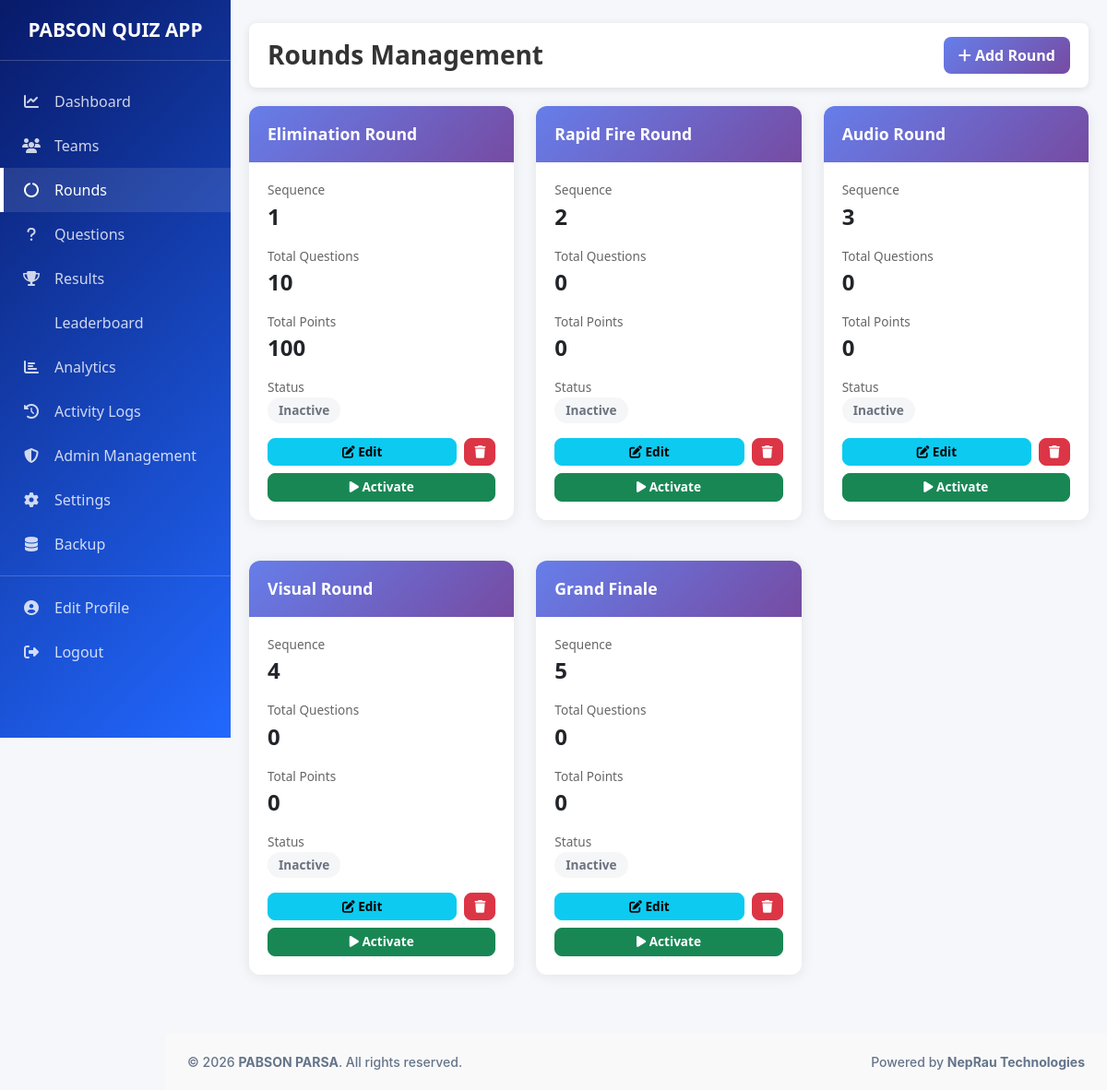
The page /admin/rounds.php (signed in) on the database its author committed.
### tables this page shows
CREATE TABLE `rounds` (
  `id` INT PRIMARY KEY AUTO_INCREMENT,
  `name` VARCHAR(255) NOT NULL,
  `description` TEXT,
  `sequence` INT NOT NULL,
  `status` ENUM('active', 'inactive', 'locked', 'completed') DEFAULT 'inactive',
  `time_per_question` INT DEFAULT 30 COMMENT 'Time in seconds',
  `total_questions` INT DEFAULT 0,
  `total_marks` INT DEFAULT 0,
  `is_active` TINYINT(1) DEFAULT 0,
  `created_at` TIMESTAMP DEFAULT CURRENT_TIMESTAMP,
  `updated_at` TIMESTAMP DEFAULT CURRENT_TIMESTAMP ON UPDATE CURRENT_TIMESTAMP,
  INDEX `idx_sequence` (`sequence`),
  INDEX `idx_status` (`status`),
  INDEX `idx_is_active` (`is_active`)
);

### includes/Database.php (called while the page is built, shortened)
<?php
class Database
{
    private static $instance = null;
    private $connection;
    private $stmt;
    public static function getInstance()
    {
        if (self::$instance === null) {
            self::$instance = new self();
        }
        return self::$instance;
    }
    private function connect()
    {
        $dsn = 'mysql:host=' . DB_HOST . ';dbname=' . DB_NAME . ';charset=' . DB_CHARSET;
        try {
            $this->connection = new PDO(
                $dsn,
                DB_USER,
                DB_PASS,
                [
                    PDO::ATTR_ERRMODE => PDO::ERRMODE_EXCEPTION,
                    PDO::ATTR_DEFAULT_FETCH_MODE => PDO::FETCH_ASSOC,
                    PDO::ATTR_EMULATE_PREPARES => false,
                ]
            );
        } catch (PDOException $e) {
            Logger::error('Database Connection Error: ' . $e->getMessage());
            die('Database connection failed. Please try again later.');
        }
    }
    public function query($sql, $params = [])
    {
        try {
            $this->stmt = $this->connection->prepare($sql);
            if (!$this->stmt->execute($params)) {
                $errorInfo = $this->stmt->errorInfo();
                throw new Exception('Database error: ' . (isset($errorInfo[2]) ? $errorInfo[2] : 'Unknown error'));
            }
            return $this;
        } catch (PDOException $e) {
            Logger::error('Query Error: ' . $e->getMessage() . ' SQL: ' . $sql);
            throw new Exception('Database query failed: ' . $e->getMessage());
        } catch (Exception $e) {
            Logger::error('Query Error: ' . $e->getMessage());
            throw $e;
        }
    }
    public function single()
    {
        return $this->stmt->fetch();
    }
    public function resultSet()
    {
        return $this->stmt->fetchAll();
    }
}

### includes/Auth.php (called while the page is built, shortened)
<?php
class Auth
{
    public function isAdminLoggedIn()
    {
        return isset($_SESSION['admin_id']) && !empty($_SESSION['admin_id']);
    }
    public function getCurrentAdmin()
    {
        return [
            'id' => $_SESSION['admin_id'],
            'username' => $_SESSION['admin_username'],
            'role' => $_SESSION['admin_role'],
            'name' => $_SESSION['admin_name']
        ];
    }
    public function canManageContent()
    {
        return $this->isAdminLoggedIn() && in_array($_SESSION['admin_role'], ['super_admin', 'quiz_master'], true);
    }
    private function checkSessionTimeout()
    {
        if ($this->isAdminLoggedIn() || $this->isTeamLoggedIn()) {
            $loginTime = $_SESSION['login_time'] ?? time();
        }
    }
}

### models/Models.php (called while the page is built, shortened)
<?php
class RoundModel
{
    private $db;
    public function __construct()
    {
        $this->db = Database::getInstance();
    }
    public function getAll()
    {
        $this->db->query('SELECT * FROM rounds ORDER BY sequence ASC');
        return $this->db->resultSet();
    }
}

### includes/Security.php (called while the page is built, shortened)
<?php
class Security
{
    public static function escapeOutput($output)
    {
        return htmlspecialchars($output, ENT_QUOTES, 'UTF-8');
    }
}

### models/QuestionModel.php (called while the page is built, shortened)
<?php
class QuestionModel
{
    private $db;
    public function __construct()
    {
        $this->db = Database::getInstance();
    }
    public function getRoundStats($roundId)
    {
        $this->db->query('SELECT COUNT(*) as total_questions, COALESCE(SUM(marks), 0) as total_marks FROM questions WHERE round_id = ?', [$roundId]);
        return $this->db->single();
    }
}

### admin/rounds.php (the view, shortened to what this page needs)
<?php
require_once MODELS_PATH . '/Models.php';
require_once MODELS_PATH . '/QuestionModel.php';
$auth = new Auth();
$round_model = new RoundModel();
$question_model = new QuestionModel();
$rounds = $round_model->getAll();
?>
<!DOCTYPE html>
<html lang="en">
<head>
    <link href="https://cdn.jsdelivr.net/npm/bootstrap@5.3.8/dist/css/bootstrap.min.css" rel="stylesheet">
    <link rel="stylesheet" href="https://cdnjs.cloudflare.com/ajax/libs/font-awesome/6.4.0/css/all.min.css">
    <link rel="stylesheet" href="../assets/css/admin.css">
</head>
<body>
    <div class="sidebar">
        <div class="sidebar-brand">
           <h2><i class="fas fa-quiz"></i>PABSON QUIZ APP</h2>
        </div>
        <ul class="sidebar-menu list-unstyled">
            <li><a href="dashboard.php"><i class="fas fa-chart-line"></i> Dashboard</a></li>
            <?php if ($auth->canManageContent()): ?>
                <li><a href="teams.php"><i class="fas fa-users"></i> Teams</a></li>
                <li><a href="rounds.php" class="active"><i class="fas fa-circle-notch"></i> Rounds</a></li>
                <li><a href="questions.php"><i class="fas fa-question"></i> Questions</a></li>
            <?php endif; ?>
            <li><a href="results.php"><i class="fas fa-trophy"></i> Results</a></li>
            <li><a href="leaderboard.php"><i class="fas fa-podium"></i> Leaderboard</a></li>
            <li><a href="analytics.php"><i class="fas fa-chart-bar"></i> Analytics</a></li>
            <li><a href="activity-logs.php"><i class="fas fa-history"></i> Activity Logs</a></li>
            <?php if ($auth->getCurrentAdmin()['role'] === 'super_admin'): ?>
                <li><a href="admins.php"><i class="fas fa-shield-alt"></i> Admin Management</a></li>
            <?php endif; ?>
            <li><a href="settings.php"><i class="fas fa-cog"></i> Settings</a></li>
            <li><a href="backup.php"><i class="fas fa-database"></i> Backup</a></li>
            <li><hr style="opacity: 0.2; margin: 10px 0;"></li>
            <li><a href="profile.php"><i class="fas fa-user-circle"></i> Edit Profile</a></li>
            <li><a href="logout.php"><i class="fas fa-sign-out-alt"></i> Logout</a></li>
        </ul>
    </div>
    <div class="main-content">
        <div class="navbar-top">
            <h3>Rounds Management</h3>
            <button class="btn btn-primary" data-bs-toggle="modal" data-bs-target="#addRoundModal">
                <i class="fas fa-plus"></i> Add Round
            </button>
        </div>
        <div class="row">
            <?php foreach ($rounds as $round):
                $round_stats = $question_model->getRoundStats($round['id']);
                $questions_count = (int)($round_stats['total_questions'] ?? 0);
                $total_points = (int)($round_stats['total_marks'] ?? 0);
            ?>
                <div class="col-md-6 col-lg-4 mb-4">
                    <div class="card-modern">
                        <div class="card-modern-header">
                            <h5><?php echo Security::escapeOutput($round['name']); ?></h5>
                        </div>
                        <div class="card-modern-body">
                            <div style="margin-bottom: 15px;">
                                <div style="color: #666; font-size: 0.85rem;">Sequence</div>
                                <div style="font-size: 1.5rem; font-weight: 700;"><?php echo $round['sequence']; ?></div>
                            </div>
                            <div style="margin-bottom: 15px;">
                                <div style="color: #666; font-size: 0.85rem;">Total Questions</div>
                                <div style="font-size: 1.5rem; font-weight: 700;"><?php echo $questions_count; ?></div>
                            </div>
                            <div style="margin-bottom: 15px;">
                                <div style="color: #666; font-size: 0.85rem;">Total Points</div>
                                <div style="font-size: 1.5rem; font-weight: 700;"><?php echo $total_points; ?></div>
                            </div>
                            <div style="margin-bottom: 15px;">
                                <div style="color: #666; font-size: 0.85rem;">Status</div>
                                <span class="badge-status <?php echo $round['status']; ?>">
                                    <?php echo ucfirst($round['status']); ?>
                                </span>
                            </div>
                            <div class="mt-3 d-flex gap-2">
                                <button class="btn btn-sm btn-info flex-grow-1 btn-edit-round" data-round-id="<?php echo $round['id']; ?>">
                                    <i class="fas fa-edit"></i> Edit
                                </button>
                                <button class="btn btn-sm btn-danger btn-delete-round" data-round-id="<?php echo $round['id']; ?>">
                                    <i class="fas fa-trash"></i>
                                </button>
                            </div>
                            <?php if ($round['status'] !== 'active'): ?>
                                <button class="btn btn-sm btn-success w-100 mt-2 btn-activate-round" data-round-id="<?php echo $round['id']; ?>">
                                    <i class="fas fa-play"></i> Activate
                                </button>
                            <?php else: ?>
                                <button class="btn btn-sm btn-warning w-100 mt-2 btn-deactivate-round" data-round-id="<?php echo $round['id']; ?>">
                                    <i class="fas fa-pause"></i> Deactivate
                                </button>
                            <?php endif; ?>
                        </div>
                    </div>
                </div>
            <?php endforeach; ?>
        </div>
    </div>
<?php include_once '../includes/footer.php'; ?>
</body>
</html>

### assets/css/admin.css (style rules this page uses)
:root { --primary-color: #1107cb; --secondary-color: #005ec9; --success-color: #10b981; --danger-color: #ef4444; --warning-color: #f59e0b; --info-color: #3b82f6; --light-color: #f5f7fa; --dark-color: #1f2937; }
* { margin: 0; padding: 0; box-sizing: border-box; }
body { background-color: #f5f7fa; font-family: 'Segoe UI', Tahoma, Geneva, Verdana, sans-serif; }
.sidebar { background: linear-gradient(135deg, #081a69 0%, #2268ff 100%); color: white; height: 100vh; position: fixed; left: 0; top: 0; width: 250px; overflow-y: auto; z-index: 1000; }
.sidebar-brand { padding: 20px; border-bottom: 1px solid rgba(255, 255, 255, 0.2); text-align: center; }
.sidebar-brand h2 { margin: 0; font-size: 1.3rem; font-weight: 700; }
.sidebar-menu { padding: 20px 0; }
.sidebar-menu li { margin: 0; }
.sidebar-menu a { display: flex; align-items: center; padding: 12px 20px; color: rgba(255, 255, 255, 0.8); text-decoration: none; transition: all 0.3s; border-left: 4px solid transparent; }
.sidebar-menu a:hover, .sidebar-menu a.active { background-color: rgba(255, 255, 255, 0.1); border-left-color: white; color: white; }
.sidebar-menu i { margin-right: 15px; width: 20px; text-align: center; }
.main-content { margin-left: 250px; padding: 20px; }
.navbar-top { background: white; box-shadow: 0 2px 10px rgba(0, 0, 0, 0.1); margin-bottom: 20px; padding: 15px 20px; border-radius: 8px; display: flex; justify-content: space-between; align-items: center; position: sticky; top: 0; z-index: 1100; }
.main-content { margin-left: 250px; padding: 20px; padding-top: 25px; }
.navbar-top h3 { margin: 0; color: #333; font-weight: 600; }
.card-modern { background: white; border-radius: 12px; box-shadow: 0 2px 15px rgba(0, 0, 0, 0.08); overflow: hidden; margin-bottom: 20px; }
.card-modern-header { background: linear-gradient(135deg, #667eea 0%, #764ba2 100%); color: white; padding: 20px; }
.card-modern-header h5 { margin: 0; font-size: 1.1rem; font-weight: 600; }
.card-modern-body { padding: 20px; }
.badge-status { display: inline-block; padding: 4px 12px; border-radius: 20px; font-size: 0.85rem; font-weight: 600; }
.badge-status.inactive { background-color: rgba(156, 163, 175, 0.1); color: #6b7280; }
.btn { border-radius: 8px; font-weight: 600; padding: 8px 16px; transition: all 0.3s; }
.btn-primary { background: linear-gradient(135deg, #667eea 0%, #764ba2 100%); border: none; }
.btn-sm { padding: 4px 10px; font-size: 0.85rem; }

### includes/footer.php (style rules this page uses)
:root { --sidebar-width:179px; --footer-bg: #f9f9f9; --footer-border: #e2e8f0; --footer-text: #64748b; --footer-link-hover: #1d4ed8; }

### rows shown on the page
rounds: name "Elimination Round", sequence "1", questions_count "10", total_points "100", status "Inactive"
rounds: name "Rapid Fire Round", sequence "2", questions_count "0", total_points "0", status "Inactive"
rounds: name "Audio Round", sequence "3", questions_count "0", total_points "0", status "Inactive"
rounds: name "Visual Round", sequence "4", questions_count "0", total_points "0", status "Inactive"
rounds: name "Grand Finale", sequence "5", questions_count "0", total_points "0", status "Inactive"
